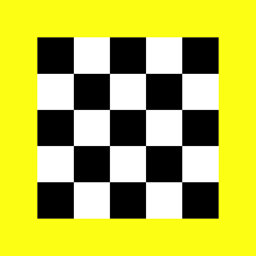
#> input picture src/relief0.png, 256 x 256 px
$ python PhaseShift2D.py
#> lines starting #> are read from the running program, lines starting #| are printed output that depends on the picture
import numpy as np
import matplotlib.pyplot as plt
from PIL import Image

from scipy import fft

def absmin(a,b):
    return a if np.abs(a) < np.abs(b) else b


def leastSquareAngle(shift, last_sh, wx):
    factor = 0
    if wx > 1:
        offs_global = 0
        for ws in range(wx, 1, -1):
            sc_pos = ws / (ws - 1)
            sc_neg = (ws - 1) / ws
            offs_a = np.angle(shift * np.power(last_sh, sc_pos).conj())
            offs_b = np.angle(shift * np.power(last_sh, sc_neg).conj())
            offs_local = absmin(offs_a, offs_b)
            if offs_global == 0:
                offs_global = offs_local
            else:
                min = absmin(offs_global, offs_local)
                if min != offs_global:
                    factor = wx/ws
                    offs_global = min

    else:
        offs_global = np.angle(shift)


    return offs_global, factor


def clockCount(a, la, w_off):
    if np.abs(a) > 0.2 and a - la > 1.3:
        w_off += 1
    if np.abs(a) > 0.2 and a - la < -1.3:
        w_off -= 1
    return w_off

if __name__ == '__main__':
    #original = data.astronaut()
    #image = color.rgb2gray(original)

    ### --- load Testimages

    a = np.asarray(Image.open("relief0.png").convert('L'))
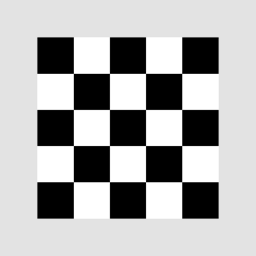
#> a: shape (256, 256); min 0, max 255, mean 174.5
    b = np.asarray(Image.open("relief0_offs.png").convert('L'))
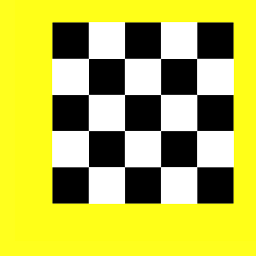
#> input picture src/relief0_offs.png, 256 x 256 px
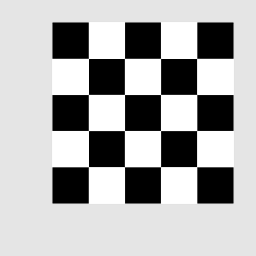
#> b: shape (256, 256); min 0, max 255, mean 176.2

    fig, ax = plt.subplots(2, 5, figsize=(15, 10), squeeze=True, sharex=False, sharey=False)

    ffA = fft.fftshift(fft.fft2(a))
    ffB = fft.fftshift(fft.fft2(b))
    offset = a - b
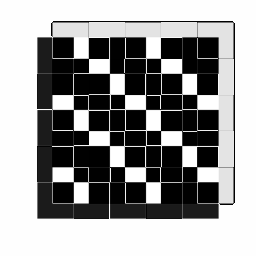
#> offset: shape (256, 256); min 0, max 255, mean 153.2
    ffO = fft.fftshift(fft.fft2(offset))
    ffOffs = (ffB * ffA.conj()) / np.absolute(ffB * ffA.conj())

    ffAngle =  np.angle(ffOffs)
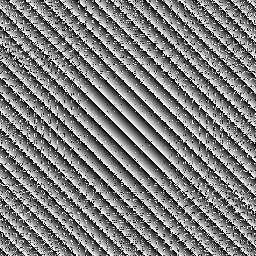
#> ffAngle: shape (256, 256) float64; min -3.14, max 3.14, mean 9.59e-05; drawn with min black and max white

    iH, iW = a.shape[:2]
#> iH = 256; iW = 256
    hH = iH // 2
#> hH = 128
    hW = iW // 2
#> hW = 128

    ax[0, 0].imshow(a)
    ax[0, 0].set_title("imA")
    ax[0, 1].imshow(b)
    ax[0, 1].set_title("imB")

    scanlinex = np.zeros((a.shape[1],hW))
    scanliney = np.zeros((a.shape[0], hH))

    vecMap = np.zeros((iH,iW,2))

    lshpy = np.zeros(hW, dtype='complex128')
    lshny = np.zeros(hW, dtype='complex128')

    for wy in range(0,hH):

        lshp = 0
        lshn = 0
        fshift = 0

        wx_off_pos = 0
        wx_off_neg = 0
        la_pos = 0
        la_neg = 0
        fn = 0
        fp = 0

        if wy > 0:
            pos_Ty = hH / wy
            neg_Ty = hH / -wy
        else:
            pos_Ty = 0
            neg_Ty = 0

        for wx in range(0,hW):
            #w_posX += 1
            #w_negX -= 1
            if wx > 0:
                pos_Tx = hW / wx
                neg_Tx = hW / -wx
            else:
                pos_Tx = 0
                neg_Tx = 0

            sh_pos = ffOffs[hH + wy, hW + wx]
            sh_neg = ffOffs[hH - wy, hW - wx]

#> (the run stopped early here; a loop or call above may not have finished)
